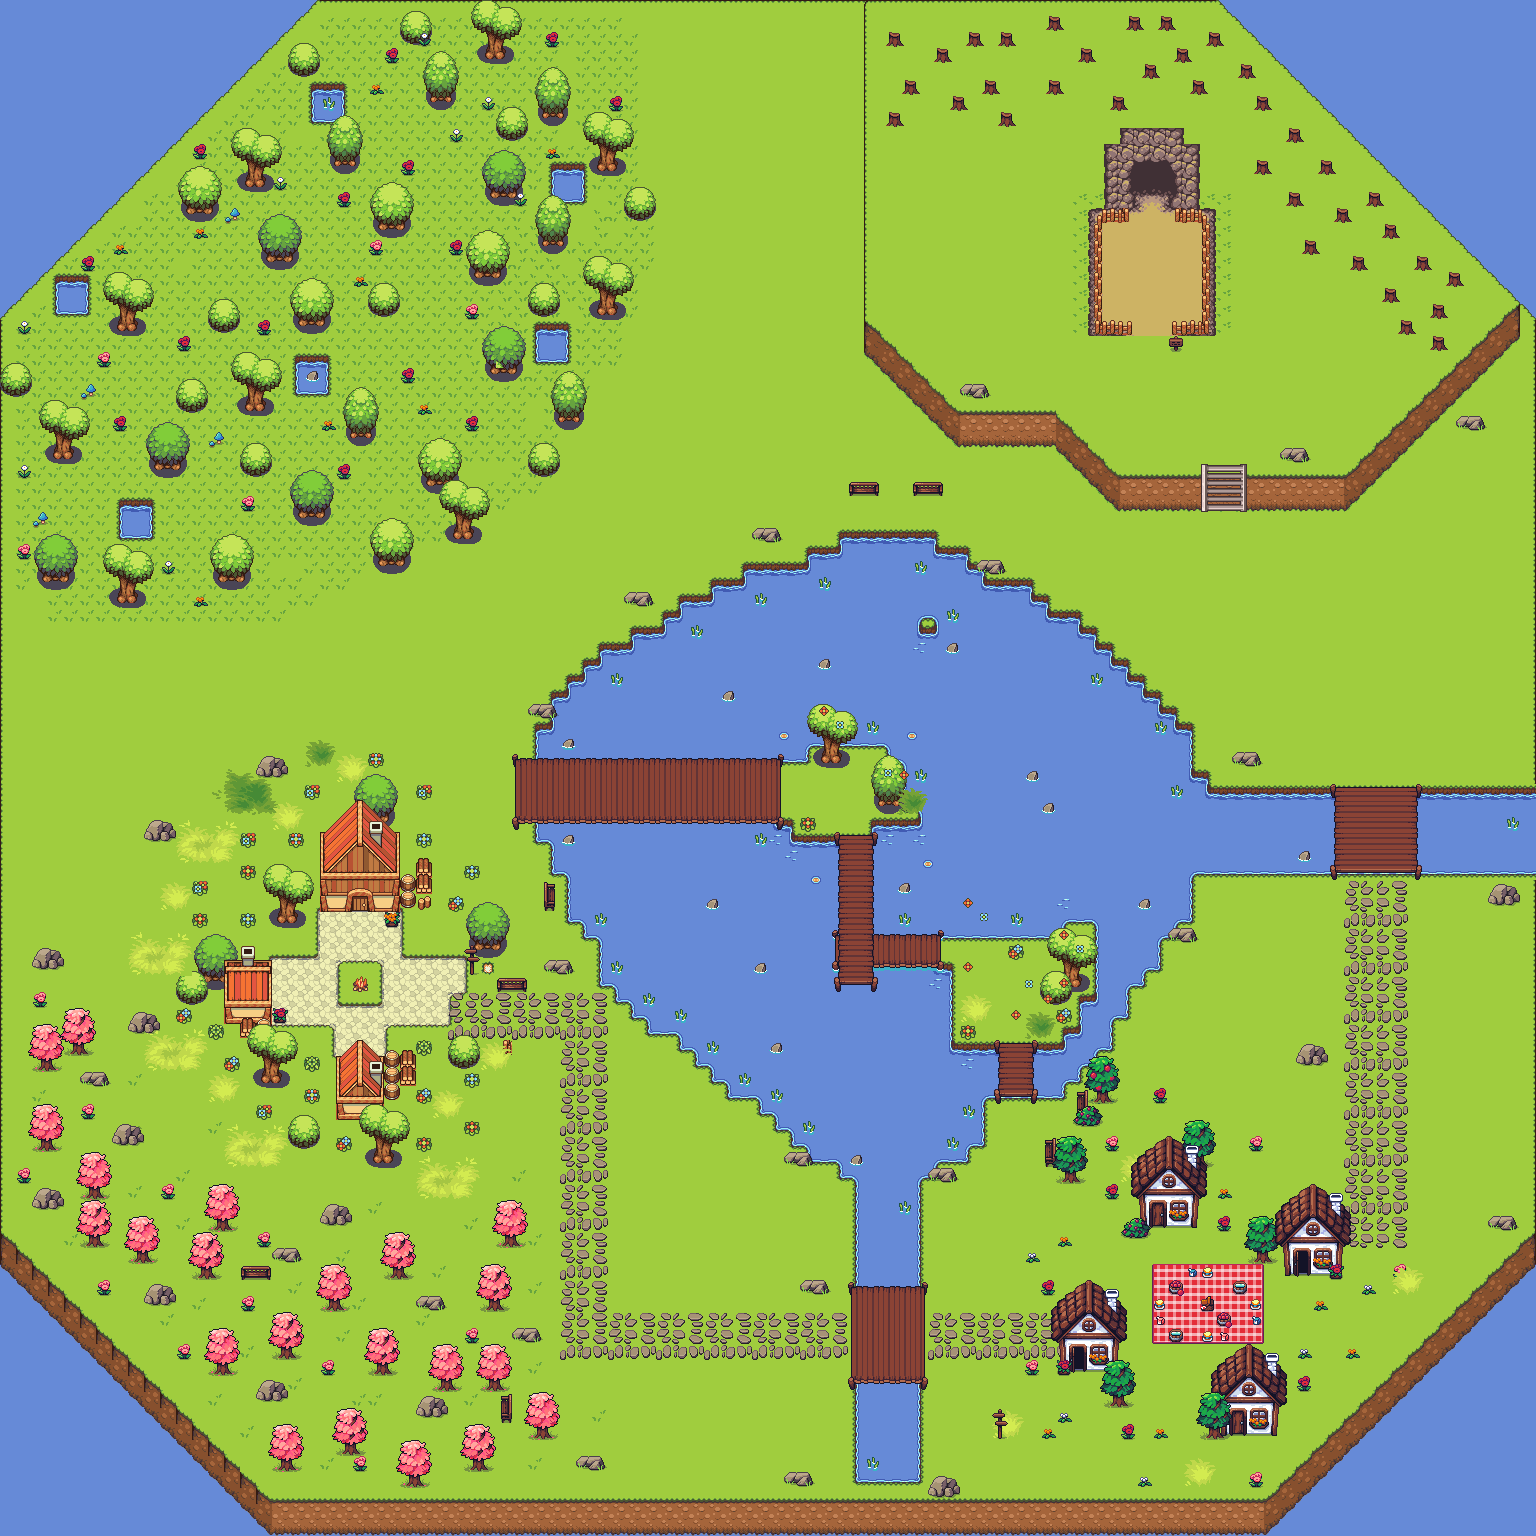

A level layout from a 2D game, rendered from its tile map. Below: a short description, then the map file with tile-grid data replaced by summaries:
An orthogonal 96x96 tile map with 16x16 px tiles, 31 tile layers (eau, fond, limites, place pierre, ...), 5 tilesets.

<map version="1.10" tiledversion="1.11.1" orientation="orthogonal" renderorder="right-down" width="96" height="96" tilewidth="16" tileheight="16" infinite="0" nextlayerid="38" nextobjectid="1">
 <tileset firstgid="1" source="jeux de tuiles/TilesBases.tsx" />
 <tileset firstgid="2113" source="jeux de tuiles/cave.tsx" />
 <tileset firstgid="2617" source="jeux de tuiles/summer and spring items.tsx" />
 <tileset firstgid="2821" source="jeux de tuiles/ponts.tsx" />
 <tileset firstgid="3013" source="jeux de tuiles/spring tilemap.tsx" />
 <layer id="37" name="eau" width="96" height="96">
  <data>[9216 cells, 9216 non-empty, 1 distinct tile ids]</data>
 </layer>
 <layer id="1" name="fond" width="96" height="96">
  <data>[9216 cells, 8574 non-empty, 23 distinct tile ids]</data>
 </layer>
 <layer id="31" name="limites" width="96" height="96">
  <data>[9216 cells, 866 non-empty, 56 distinct tile ids]</data>
 </layer>
 <layer id="35" name="place pierre" width="96" height="96">
  <data>[9216 cells, 105 non-empty, 15 distinct tile ids]</data>
 </layer>
 <layer id="30" name="chemin de pierres" width="96" height="96">
  <data>[9216 cells, 260 non-empty, 12 distinct tile ids]</data>
 </layer>
 <layer id="21" name="herbe" width="96" height="96">
  <data>[9216 cells, 1097 non-empty, 1 distinct tile ids]</data>
 </layer>
 <layer id="8" name="collines" width="96" height="96">
  <data>[9216 cells, 1051 non-empty, 21 distinct tile ids]</data>
 </layer>
 <layer id="4" name="lac" width="96" height="96">
  <data>[9216 cells, 1554 non-empty, 23 distinct tile ids]</data>
 </layer>
 <layer id="26" name="ponts" width="96" height="96">
  <data>[9216 cells, 21 non-empty, 9 distinct tile ids]</data>
 </layer>
 <layer id="27" name="ponts2" width="96" height="96">
  <data>[9216 cells, 198 non-empty, 21 distinct tile ids]</data>
 </layer>
 <layer id="7" name="arbres3 et fleurs" width="96" height="96">
  <data>[9216 cells, 326 non-empty, 104 distinct tile ids]</data>
 </layer>
 <layer id="6" name="arbres2 et fleurs" width="96" height="96">
  <data>[9216 cells, 453 non-empty, 65 distinct tile ids]</data>
 </layer>
 <layer id="5" name="arbres et touffes d'herbes" width="96" height="96">
  <data>[9216 cells, 155 non-empty, 29 distinct tile ids]</data>
 </layer>
 <layer id="9" name="fleurs" width="96" height="96">
  <data>[9216 cells, 34 non-empty, 11 distinct tile ids]</data>
 </layer>
 <layer id="10" name="grotte sol" width="96" height="96">
  <data>[9216 cells, 92 non-empty, 34 distinct tile ids]</data>
 </layer>
 <layer id="36" name="grotte entrée" width="96" height="96">
  <data>[9216 cells, 20 non-empty, 18 distinct tile ids]</data>
 </layer>
 <layer id="15" name="barrières" width="96" height="96">
  <data>[9216 cells, 24 non-empty, 5 distinct tile ids]</data>
 </layer>
 <layer id="34" name="échelle" width="96" height="96">
  <data>[9216 cells, 9 non-empty, 9 distinct tile ids]</data>
 </layer>
 <layer id="17" name="étage" width="96" height="96">
  <data>[9216 cells, 6 non-empty, 4 distinct tile ids]</data>
 </layer>
 <layer id="16" name="maison" width="96" height="96">
  <data>[9216 cells, 204 non-empty, 93 distinct tile ids]</data>
 </layer>
 <layer id="22" name="portes et bancs" width="96" height="96">
  <data>[9216 cells, 20 non-empty, 10 distinct tile ids]</data>
 </layer>
 <layer id="32" name="portes" width="96" height="96">
  <data>[9216 cells, 12 non-empty, 7 distinct tile ids]</data>
 </layer>
 <layer id="33" name="panneaux" width="96" height="96">
  <data>[9216 cells, 5 non-empty, 3 distinct tile ids]</data>
 </layer>
 <layer id="20" name="tonneaux3 et cheminées" width="96" height="96">
  <data>[9216 cells, 17 non-empty, 11 distinct tile ids]</data>
 </layer>
 <layer id="19" name="tonneaux2" width="96" height="96">
  <data>[9216 cells, 11 non-empty, 5 distinct tile ids]</data>
 </layer>
 <layer id="18" name="tonneaux1" width="96" height="96">
  <data>[9216 cells, 4 non-empty, 2 distinct tile ids]</data>
 </layer>
 <layer id="24" name="tapis" width="96" height="96">
  <data>[9216 cells, 35 non-empty, 9 distinct tile ids]</data>
 </layer>
 <layer id="25" name="items sur tapis" width="96" height="96">
  <data>[9216 cells, 50 non-empty, 11 distinct tile ids]</data>
 </layer>
 <layer id="23" name="arbres et décos" width="96" height="96">
  <data>[9216 cells, 197 non-empty, 43 distinct tile ids]</data>
 </layer>
 <layer id="28" name="kayou" width="96" height="96">
  <data>[9216 cells, 92 non-empty, 6 distinct tile ids]</data>
 </layer>
 <layer id="29" name="détails dans l'eau" width="96" height="96">
  <data>[9216 cells, 44 non-empty, 4 distinct tile ids]</data>
 </layer>
</map>
